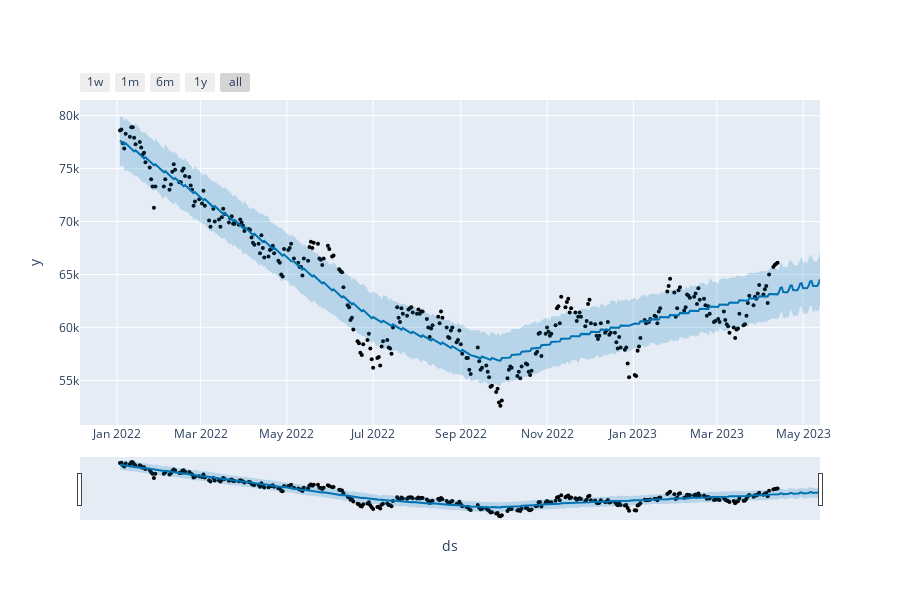

The cell this chart's notebook holds for it:
### Code cell
# 이왕이면 plotly 사용
fig = plot_plotly(m, forecast)
fig

### Figure 1 — Plotly figure (JSON) as saved in the notebook; plotly's stock layout.template omitted (floating-point values rounded to 4 significant figures; data arrays with more than 128 entries replaced by an {"elided": "..."} marker saying what was removed)
{"data": [{"marker": {"color": "black", "size": 4}, "mode": "markers", "name": "Actual", "type": "scatter", "x": {"elided": "317 str values"}, "y": {"elided": "317 int values"}}, {"hoverinfo": "skip", "line": {"width": 0}, "mode": "lines", "type": "scatter", "x": {"elided": "347 str values"}, "y": {"elided": "347 float values"}}, {"fill": "tonexty", "fillcolor": "rgba(0, 114, 178, 0.2)", "line": {"color": "#0072B2", "width": 2}, "mode": "lines", "name": "Predicted", "type": "scatter", "x": {"elided": "347 str values"}, "y": {"elided": "347 float values"}}, {"fill": "tonexty", "fillcolor": "rgba(0, 114, 178, 0.2)", "hoverinfo": "skip", "line": {"width": 0}, "mode": "lines", "type": "scatter", "x": {"elided": "347 str values"}, "y": {"elided": "347 float values"}}], "layout": {"height": 600, "showlegend": false, "width": 900, "xaxis": {"rangeselector": {"buttons": [{"count": 7, "label": "1w", "step": "day", "stepmode": "backward"}, {"count": 1, "label": "1m", "step": "month", "stepmode": "backward"}, {"count": 6, "label": "6m", "step": "month", "stepmode": "backward"}, {"count": 1, "label": "1y", "step": "year", "stepmode": "backward"}, {"step": "all"}]}, "rangeslider": {"visible": true}, "title": {"text": "ds"}, "type": "date"}, "yaxis": {"title": {"text": "y"}}}}
